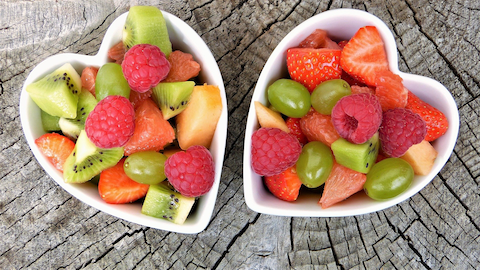
#> input picture Task 6/fruit.png, 480 x 270 px
$ jupyter execute main_6.ipynb
#> lines starting #> are read from the running program, lines starting #| are printed output that depends on the picture; after the words box and inside, x2 and y2 are one past the last pixel; in counts of white or black regions, pixels touching at a corner belong together
# Procesamiento de imágenes · Tarea 6

En esta tarea aplicaremos lo aprendido sobre procesamiento morfológico, incluyendo dilatación, erosión y _region growing_.

### Importante
* Lee atentamente las instrucciones y todo el código.
* Ejecuta las celdas en orden.
* Escribe tu código en las celdas que lo soliciten.
* Usa los nombres de variables que te pidan.
* Confirma que tu código esté correcto corriendo las celdas que dicen "Chequeo".
* Si el chequeo alerta que hay alguna variable incorrecta, vuelve atrás y arréglala. No hay penalización por esto.

## Configuración inicial

##### Importamos librerías

[cell 1]
import cv2
import matplotlib.pyplot as plt
import numpy as np

##### Aumentamos el tamaño de las imágenes

[cell 2]
plt.rcParams['figure.dpi'] = 200

## Parte 1 · _Region growing_ para una imagen binaria

Comencemos con una pequeña imagen binaria de un corazón.

[cell 3]
img_pixel = np.zeros((11, 13), dtype=np.uint8)

coords = ((1,3), (1,4), (1, 8), (1, 9), (2, 2), (2, 5),
            (2, 7), (2, 10), (3, 1), (3, 6), (3, 11), (4, 1),
            (4, 11), (5, 2), (5, 10), (6, 3), (6, 9), (7, 4),
            (7, 8), (8, 5), (8, 7), (9, 6))

img_pixel[tuple(zip(*coords))] = 1

plt.imshow(img_pixel, cmap='gray')
plt.axis('off');
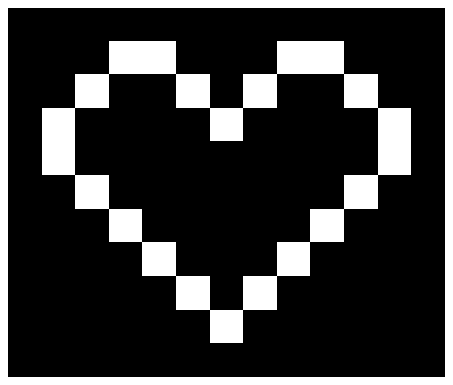
#> figure drawn by matplotlib, 1 panel

En clases vimos un algoritmo de _region growing_ que dilata un pixel semilla para ir rellenando el área dentro de un perímetro.

Implementa este algoritmo en la función ```region_growing_morphology```, recibiendo una imagen binaria (como ```img_pixel```) y las coordenadas del pixel semilla como una tupla ```(y, x)```. Debe retornar una imagen donde los pixeles dentro del perímetro valgan uno y el resto cero. El perímetro debe valer cero. Como no llegaremos a los bordes de la imagen, no te preocupes por esos casos extremos.

[cell 4]
def region_growing_morphology(img, coordinates):
    y = coordinates[0]
    x = coordinates[1]
    img[y,x] = 1
    # Pixel below
    if img[y-1,x] == 0:
        img[y-1,x] = 1
        region_growing_morphology(img,(y-1,x))

    # Pixel above
    if img[y+1,x] == 0:
        img[y+1,x] = 1
        region_growing_morphology(img,(y+1,x))

    # Pixel at left side
    if img[y,x-1] == 0:
        img[y,x-1] = 1
        region_growing_morphology(img,(y,x-1))

    # Pixel at right side
    if img[y,x+1] == 0:
        img[y,x+1] = 1
        region_growing_morphology(img,(y,x+1))

[cell 5]
copy_img = img_pixel.copy()
region_growing_morphology(copy_img, (5, 5))

region_pixel = copy_img & (~img_pixel)
plt.imshow(region_pixel, cmap='gray')
plt.title("Imagen rellenada y sin perímetro")
plt.axis('off');
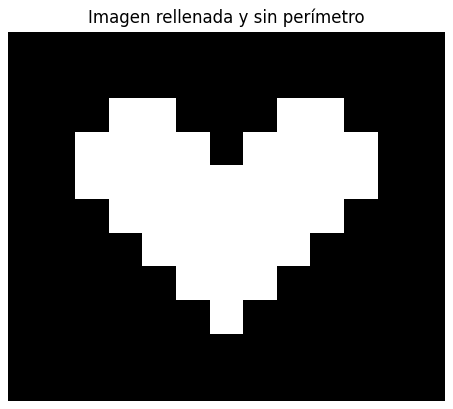
#> figure drawn by matplotlib, 1 panel

## Parte 2 · Segmentación de imágenes a color

Tenemos una foto de una apetitosa ensalada de fruta y queremos extraer una frambuesa y una uva. Estas están señaladas en la imagen a color.

[cell 6]
img_fruit_path = 'fruit.png'
img_fruit = cv2.imread(img_fruit_path, cv2.IMREAD_COLOR)
#> img_fruit is the input picture: shape (270, 480, 3); mean B, G, R 116.1, 136.8, 171.3

fig, axs = plt.subplots(1, 2)

axs[0].imshow(cv2.cvtColor(img_fruit, cv2.COLOR_BGR2RGB))
circle = plt.Circle((190, 170), 40, color='royalblue', fill=False)
axs[0].add_patch(circle)
circle = plt.Circle((290, 95), 40, color='orange', fill=False)
axs[0].add_patch(circle)
axs[0].axis('off')

axs[1].imshow(cv2.cvtColor(img_fruit, cv2.COLOR_BGR2GRAY), cmap='gray')
axs[1].axis('off');
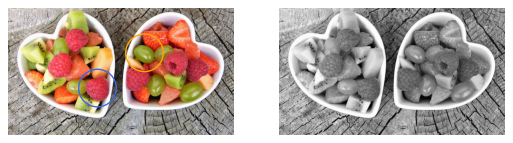
#> figure drawn by matplotlib, 2 panels

La imagen en escala de grises no pareciera ser favorable para segmentar las frutas. Veamos cómo se ve cada canal por separado.

[cell 7]
plt.subplot(1, 3, 1)
plt.imshow(img_fruit[:, :, 0], cmap='gray')
plt.axis('off')
plt.title('Canal azul')

plt.subplot(1, 3, 2)
plt.imshow(img_fruit[:, :, 1], cmap='gray')
plt.axis('off')
plt.title('Canal verde')

plt.subplot(1, 3, 3)
plt.imshow(img_fruit[:, :, 2], cmap='gray')
plt.axis('off')
plt.title('Canal rojo');
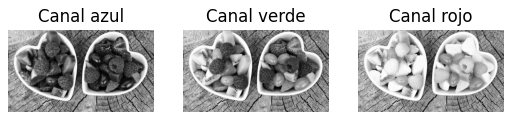
#> figure drawn by matplotlib, 3 panels

En el canal azul hay un bajo contraste entre las frutas. En el verde y rojo se ven mayores diferencias.

Podemos crear una nueva imagen a partir de la suma ponderada de los canales. A través de ensayo y error se encuentra una combinación que exhibe un gran contraste entre las distintas frutas. Es importante notar que los pixeles de la imagen ya no estarán entre 0 y 255.

[cell 8]
img_fruit_new = img_fruit.astype(np.int16)
img_fruit_new = (img_fruit_new[:, :, 0] + img_fruit_new[:, :, 2] - 2*img_fruit_new[:, :, 1])
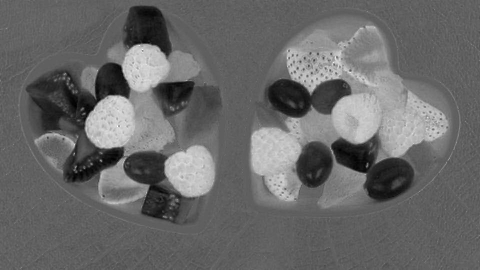
#> img_fruit_new: shape (270, 480) int16; min -167, max 273, mean 13.8; drawn with min black and max white
plt.subplot(1, 1, 1)
plt.imshow(img_fruit_new, cmap='gray')
plt.axis('off');

Las dos frutas que queremos extraer tienen un tono de gris distinto al de sus alrededores, lo que nos facilitará el trabajo que sigue.

Veamos qué pasa cuando intentamos segmentar las frutas con umbrales globales.

[cell 9]
plt.subplot(1, 2, 1)
plt.imshow(img_fruit_new > 100, cmap='gray')
plt.axis('off')

plt.subplot(1, 2, 2)
plt.imshow(img_fruit_new < -50, cmap='gray')
plt.axis('off');
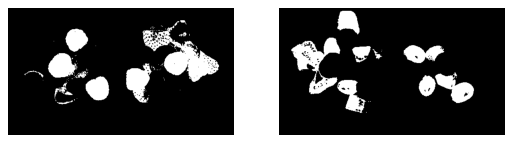
#> figure drawn by matplotlib, 2 panels

Las frutas que queremos extraer se segmentan medianamente bien, pero obviamente no son lo único presente en la imagen. Necesitamos una estrategia distinta. Utilicemos un algoritmo de _region growing_ que nos permita obtener los pixeles conectados y con tono de gris similar a un pixel semilla.

Implementa el algoritmo de _region growing_ en la función ```region_growing_grayscale```. Esta debe recibir una imagen en escala de grises, las coordenadas de un pixel semilla ```(y, x)``` y un _threshold_. Debe hacer crecer el pixel semilla, agregando todo pixel _[4-connected](https://en.wikipedia.org/wiki/Pixel_connectivity#4-connected)_ cuyo valor se diferencie en menos de ```threshold``` al pixel semilla. Debe retornar una imagen donde los pixeles pertenecientes a la región valgan uno y el resto cero. Como no llegaremos a los bordes de la imagen, no te preocupes por esos casos extremos.

En [este](https://en.wikipedia.org/wiki/Flood_fill) artículo puedes encontrar el pseudo-código de algoritmos que podrían ayudarte.

[cell 10]
# Escribe tu código en las siguientes líneas
def region_growing_grayscale(img_input, coordinates, threshold):
#> called with coordinates = (170, 190), threshold = 60
    img_output = np.zeros(img_input.shape, dtype=np.uint8)
    yo, xo = coordinates
    seed_value = img_input[yo,xo]
#> seed_value = 170

    def expand(y,x):
        # If we are out ot the limits, or if the pixel is already checked
        if (y < 0)or(x < 0)or(y >= img_input.shape[0])or(x >= img_input.shape[1])or(img_output[y,x] == 1):
            return
        # Else we are going to check it
        else:
            if abs(img_input[y,x] - seed_value) < threshold:
                img_output[y,x] = 1

                # Expand to analize above, below, right and left pixel
                expand(y+1, x)
                expand(y-1, x)
                expand(y, x+1)
                expand(y, x-1)

    expand(yo, xo)
    return img_output

Segmentemos la frambuesa con el algoritmo. El pixel semilla está en (170, 190) y usaremos un _threshold_ igual a 60.
Si el algoritmo funciona correctamente, deberías ver la forma de la frambuesa en blanco.

[cell 11]
mask_raspberry = region_growing_grayscale(img_fruit_new, (170, 190), 60)
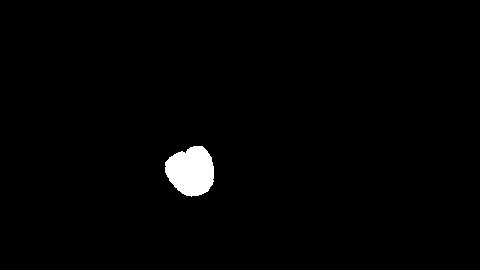
#> mask_raspberry: shape (270, 480); values 0 (black) and 1 (white), 1.5% white; 1 white region, box (x1, y1, x2, y2) and area: (165, 146, 214, 197) 1883

plt.imshow(mask_raspberry, cmap='gray')
plt.axis('off');

Repitamos lo mismo para la uva y veamos cómo nos va.

[cell 12]
mask_grape = region_growing_grayscale(img_fruit_new, (100, 295), 60)
#> mask_grape: shape (270, 480); values 0 (black) and 1 (white), 1.4% white; 1 white region, box (x1, y1, x2, y2) and area: (265, 79, 350, 117) 1801

plt.imshow(mask_grape, cmap='gray')
plt.axis('off');

Como hay una uva de un color similar al lado de la que queremos segmentar, esta también fue incluida en la máscara. Bajemos el umbral a 30.

[cell 13]
mask_grape = region_growing_grayscale(img_fruit_new, (100, 295), 30)
#> mask_grape: shape (270, 480); values 0 (black) and 1 (white), 0.83% white; 1 white region, box (x1, y1, x2, y2) and area: (268, 80, 312, 116) 1078

plt.imshow(mask_grape, cmap='gray')
plt.axis('off');

Logramos eliminar la segunda uva pero ahora faltó parte de la primera. Como vimos en clases, podemos rellenar agujeros realizando primero una dilatación y después una erosión.

Cierra los agujeros aplicando tres dilataciones y luego tres erosiones. Guarda el resultado en ```mask_grape_filled```. Usa las funciones de [aquí](https://docs.scipy.org/doc/scipy/reference/ndimage.html#morphology).

[cell 14]
from scipy import ndimage
mask_grape_filled = ndimage.binary_dilation(mask_grape, iterations = 3)
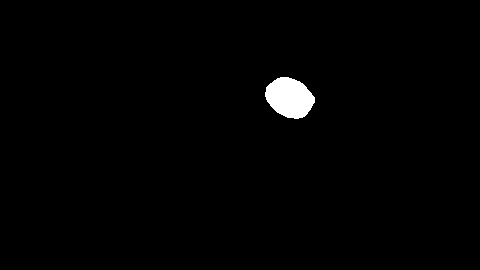
#> mask_grape_filled: shape (270, 480) bool; 1.2% white; 1 white region, box (x1, y1, x2, y2) and area: (265, 77, 315, 119) 1509
mask_grape_filled = ndimage.binary_erosion(mask_grape_filled, iterations = 3)
#> mask_grape_filled: shape (270, 480) bool; 0.89% white; 1 white region, box (x1, y1, x2, y2) and area: (268, 80, 312, 116) 1158

# Transformamos a 0 y 1
mask_grape_filled = mask_grape_filled.astype(np.uint8)

plt.imshow(mask_grape_filled, cmap='gray')
plt.axis('off');

Finalmente, apliquemos las máscaras obtenidas a la imagen a color original para obtener una imagen que solo incluya las dos frutas a color. Ya hemos hecho esto en tareas pasadas. Guarda el resultado en ```img_fruit_masked```. Debe ser un arreglo tridimensional compuesto por ```uint8``` entre 0 y 255.

[cell 15]
fruits_mask = (mask_grape_filled)|(mask_raspberry)
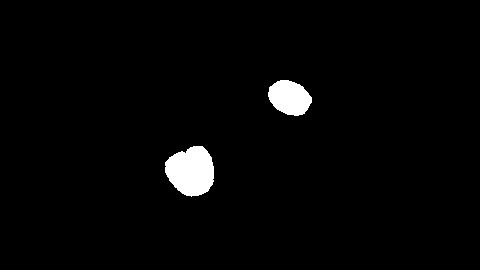
#> fruits_mask: shape (270, 480); values 0 (black) and 1 (white), 2.3% white; 2 white regions, box (x1, y1, x2, y2) and area: (165, 146, 214, 197) 1883, (268, 80, 312, 116) 1158
# Apply mask multiplying by the mask adding the other axis
img_fruit_masked = img_fruit * fruits_mask[:,:, np.newaxis]
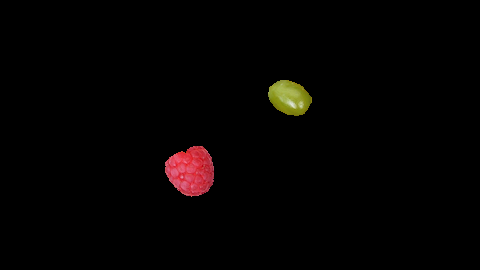
#> img_fruit_masked: shape (270, 480, 3); mean B, G, R 1.6, 2.3, 4.3
# Cast data types to unsigned integers of 8 bits
img_fruit_masked = img_fruit_masked.astype(np.uint8)
plt.subplot(1, 1, 1)
plt.imshow(img_fruit_masked[:, :, ::-1])
plt.axis('off');
